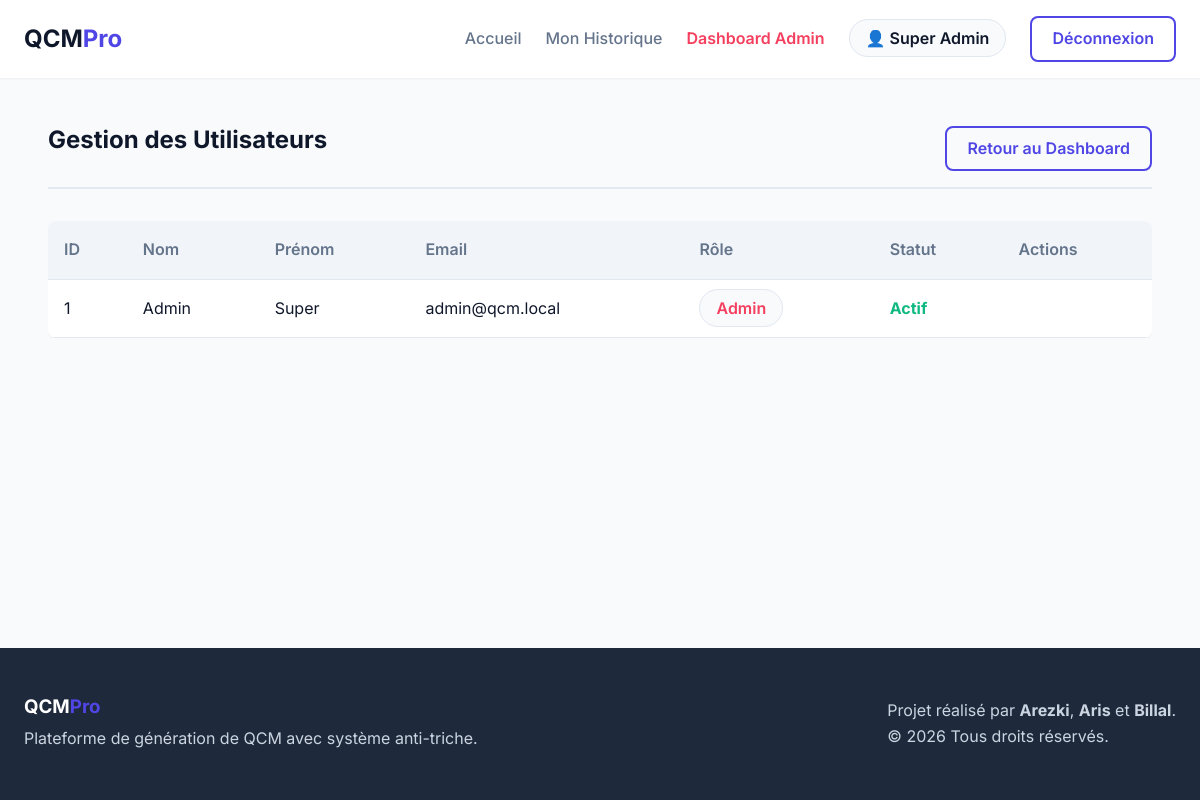
Page /admin/users.php (signed in) on the committed database.
### tables this page shows
CREATE TABLE IF NOT EXISTS utilisateurs (
    id INT PRIMARY KEY AUTO_INCREMENT,
    nom VARCHAR(255) NOT NULL,
    prenom VARCHAR(255) NOT NULL,
    email VARCHAR(255) NOT NULL UNIQUE,
    mot_de_passe VARCHAR(255) NOT NULL,
    role VARCHAR(50) DEFAULT 'user',
    statut VARCHAR(50) DEFAULT 'actif'
);

### admin/users.php (the view, shortened to what this page needs)
<?php
require_once '../commun/includes/db.php';
$sql = "SELECT * FROM utilisateurs ORDER BY id DESC";
$result = mysqli_query($conn, $sql);
require_once '../commun/includes/header.php';
?>
<div class="container">
    <div class="qcm-header">
        <h2>Gestion des Utilisateurs</h2>
        <a href="dashboard.php" class="btn btn-outline">Retour au Dashboard</a>
    </div>
    <div class="table-responsive">
        <table class="table">
            <thead>
                <tr>
                    <th>ID</th>
                    <th>Nom</th>
                    <th>Prénom</th>
                    <th>Email</th>
                    <th>Rôle</th>
                    <th>Statut</th>
                    <th>Actions</th>
                </tr>
            </thead>
            <tbody>
                <?php while ($user = mysqli_fetch_assoc($result)): ?>
                    <tr>
                        <td><?php echo $user['id']; ?></td>
                        <td><?php echo htmlspecialchars($user['nom']); ?></td>
                        <td><?php echo htmlspecialchars($user['prenom']); ?></td>
                        <td><?php echo htmlspecialchars($user['email']); ?></td>
                        <td><?php echo $user['role'] === 'admin' ? '<span class="user-badge text-accent">Admin</span>' : 'Utilisateur'; ?>
                        </td>
                        <td>
                            <?php if ($user['statut'] === 'actif'): ?>
                                <span class="text-success fw-bold">Actif</span>
                            <?php else: ?>
                                <span class="text-danger fw-bold">Bloqué</span>
                            <?php endif; ?>
                        </td>
                        <td>
                        </td>
                    </tr>
                <?php endwhile; ?>
            </tbody>
        </table>
    </div>
</div>
<?php require_once '../commun/footer.php'; ?>

### commun/assets/css/style.css (style rules this page uses)
:root { --primary-color: #4f46e5; --primary-hover: #4338ca; --secondary-color: #0ea5e9; --accent-color: #f43f5e; --success-color: #10b981; --danger-color: #ef4444; --bg-color: #f8fafc; --card-bg: #ffffff; --text-main: #0f172a; --text-muted: #64748b; --border-color: #e2e8f0; --radius-md: 0.5rem; --radius-lg: 1rem; --shadow-sm: 0 1px 2px 0 rgb(0 0 0 / 0.05); --shadow-md: 0 4px 6px -1px rgb(0 0 0 / 0.1), 0 2px 4px -2px rgb(0 0 0 / 0.1); --shadow-lg: 0 10px 15px -3px rgb(0 0 0 / 0.1), 0 4px 6px -4px rgb(0 0 0 / 0.1); }
* { margin: 0; padding: 0; box-sizing: border-box; }
body { font-family: 'Inter', -apple-system, BlinkMacSystemFont, 'Segoe UI', Roboto, Helvetica, Arial, sans-serif; background-color: var(--bg-color); color: var(--text-main); line-height: 1.6; display: flex; flex-direction: column; min-height: 100vh; }
.container { width: 100%; max-width: 1200px; margin: 0 auto; padding: 0 1.5rem; }
h1, h2, h3, h4 { font-weight: 700; line-height: 1.2; margin-bottom: 1rem; }
a { color: var(--primary-color); text-decoration: none; transition: color 0.2s; }
.user-badge { background-color: var(--bg-color); padding: 0.5rem 1rem; border-radius: 9999px; font-weight: 600; color: var(--text-main); border: 1px solid var(--border-color); }
.btn { display: inline-block; padding: 0.5rem 1.25rem; border-radius: var(--radius-md); font-weight: 600; text-align: center; cursor: pointer; transition: all 0.2s ease; border: 2px solid transparent; }
.btn-outline { background-color: transparent; border-color: var(--primary-color); color: var(--primary-color) !important; }
.qcm-header { display: flex; justify-content: space-between; align-items: center; margin-bottom: 2rem; padding-bottom: 1rem; border-bottom: 2px solid var(--border-color); }
.table-responsive { overflow-x: auto; }
.table { width: 100%; border-collapse: collapse; background-color: var(--card-bg); border-radius: var(--radius-md); overflow: hidden; box-shadow: var(--shadow-sm); }
.table th, .table td { padding: 1rem; text-align: left; border-bottom: 1px solid var(--border-color); }
.table th { background-color: #f1f5f9; font-weight: 600; color: var(--text-muted); }
.text-success { color: var(--success-color); }
.text-accent { color: var(--accent-color); }
.fw-bold { font-weight: bold; }

### rows in the picture
utilisateurs: id "1", nom "Admin", prenom "Super", email "admin@qcm.local", role "Admin", statut "Actif"

### other values in the picture
$_SESSION['prenom'] . ' ' . $_SESSION['nom'] "Super Admin"
